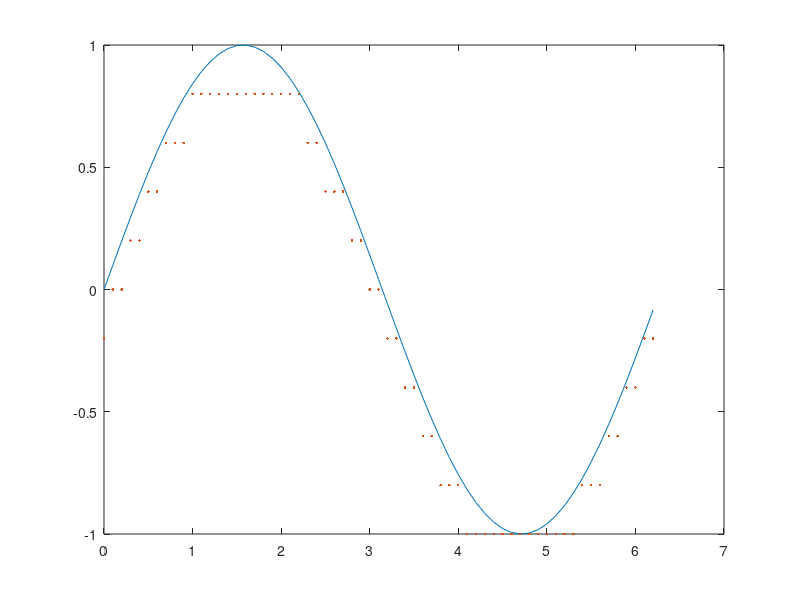

This chart was generated by the following MATLAB code:
t = [0:.1:2*pi]; % Times at which to sample the sine function
sig = sin(t); % Original signal, a sine wave
partition = [-1:.2:1]; % Length 11, to represent 12 intervals
codebook = [-1.2:.2:1]; % Length 12, one entry for each interval
[index,quants] = quantiz(sig,partition,codebook); % Quantize.
plot(t,sig,t,quants,'.')
